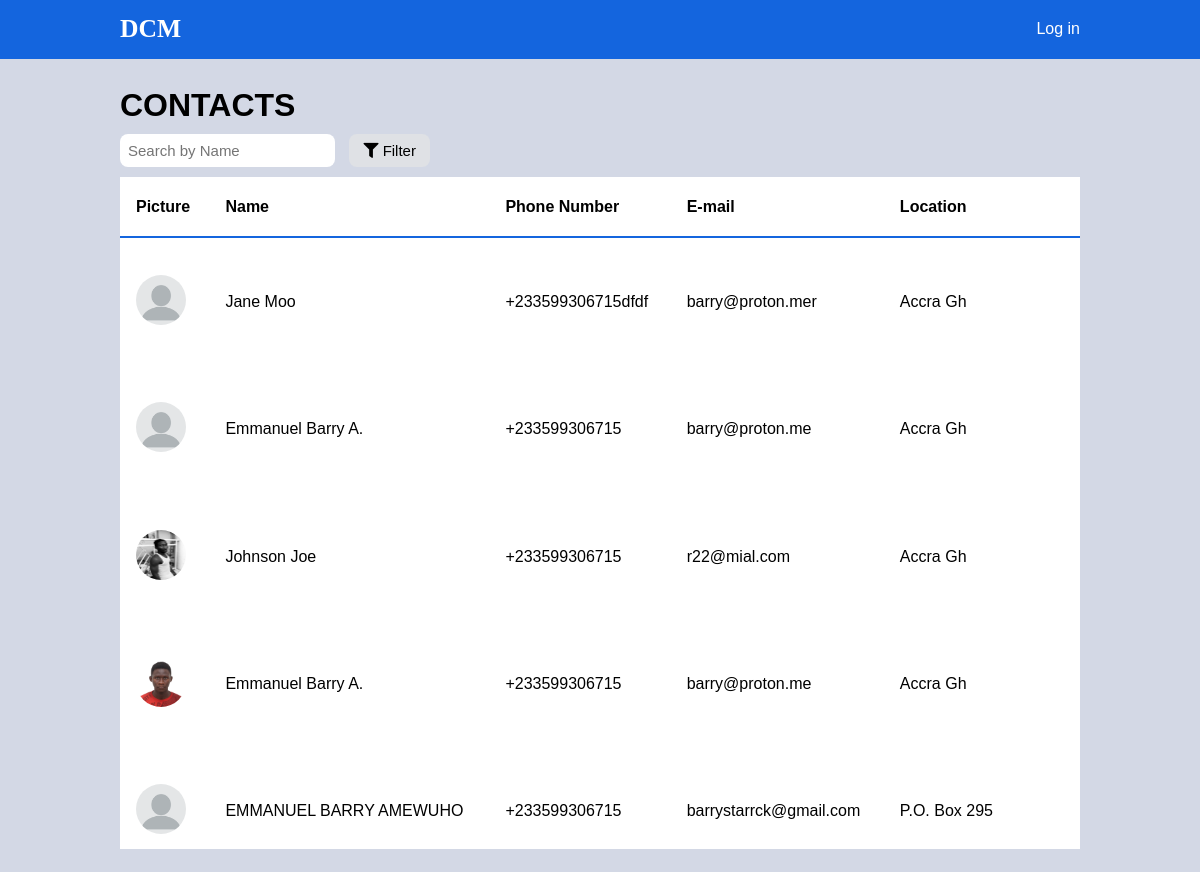
Before: / with the older database file.
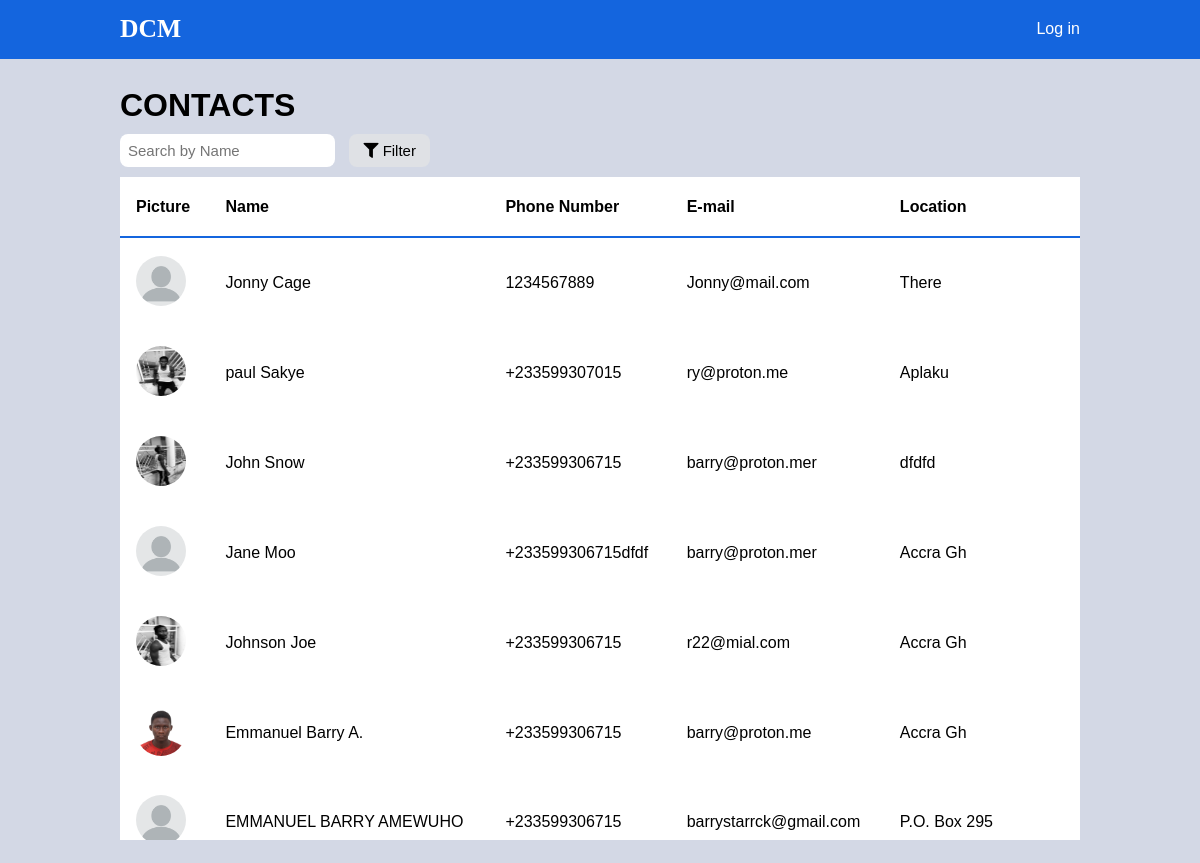
After: the same page with the newer database file.
### Contact/models.py (models this page shows, shortened)
class Contact(models.Model):
    picture = models.ImageField(upload_to='profile_img',default='blank.png')
    name = models.CharField(max_length=100)
    email = models.EmailField()
    phone_number = models.CharField(max_length=20)
    address = models.CharField(max_length=200)

### Contact/views.py (the view, shortened to what this page needs)
# urls.py: path("", views.index, name="index"),
def index(request):
    contacts = Contact.objects.all()
    if request.method == "POST":
        if "edit" in request.POST:
            pk = request.POST.get("edit")
            contact_obj = Contact.objects.get(pk=pk)
            editForm = ContactForm(instance=contact_obj, initial={"picture": "/"})
            return render(
                request,
                "index.html",
                {
                    "editForm": editForm,
                    "contacts": contacts,
                    "contact_id": pk,
                    "picture": contact_obj.picture.url,
                },
            )
        elif "edited" in request.POST:
            pk = request.POST.get("edited")
            contact_obj = Contact.objects.get(pk=pk)
            editedForm = ContactForm(request.POST, request.FILES, instance=contact_obj)
            if editedForm.is_valid:
                editedForm.save()
            return redirect("/")
        else:
            AddForm = ContactForm(request.POST, request.FILES)
            if AddForm.is_valid():
                AddForm.save()
            return redirect("/")
    else:
        addForm = ContactForm()
        return render(request, "index.html", {"addForm": addForm, "contacts": contacts})

### Contact/forms.py
class ContactForm(forms.ModelForm):
    class Meta:
        model = Contact
        fields = "__all__"
        widgets = {
            "picture":forms.ClearableFileInput(attrs={"class": "form_style file_input"}),
            "name": forms.TextInput(attrs={"class": "form_style"}),
            "email": forms.TextInput(attrs={"class": "form_style"}),
            "phone_number": forms.TextInput(attrs={"class": "form_style"}),
            "address": forms.TextInput(attrs={"class": "form_style"}),
        }
        labels = {
            "picture":"Picture",
            "name": "Name",
            "email": "Email",
            "phone_number": "Phone Number",
            "address": "Address",
        }
        labels_attrs = {
            "name": {"class": "label_style"},
            "email": {"class": "label_style"},
            "phone_number": {"class": "label_style"},
            "address": {"class": "label_style"},
        }

### templates/index.html (shortened to what this page needs)
{% load static %}
<!DOCTYPE html>
<html lang="en">
  <head>
    <link rel="stylesheet" href={% static 'style.css' %}>
    <link rel="stylesheet" href="https://cdnjs.cloudflare.com/ajax/libs/font-awesome/5.15.4/css/all.min.css">
  </head>
  <body>
    <header class="header">
      <a href="/" class="logo">DCM</a>
      {% if user.is_authenticated%}
      <div class='admin'>
      <div class="login">{{user.username}}</div>
      <img
                    class="image"
                    src="/media/blank.png"
                  />
      </div>
      {%else%}
      <a href="login" class="login">Log in</a>
      {%endif%}
    </header>
    <div class='container'>
      <div class="heading">
        <div class="caption ">
          <h1>CONTACTS</h1>
        </div>
      <div class="flex">
        <form action="" >
            <input type="text" placeholder="Search by Name" class="search_input" name="query">
          <button class="conf_Yes" type="submit">
            <i class="fas fa-filter"></i>  Filter</button>
        </form>
      </div>
      </div>
        <div class="table">
          <table>
            <thead >
              <tr class="table_head ">
                <th>Picture</th>
                <th>Name</th>
                <th>Phone Number</th>
                <th>E-mail</th>
                <th>Location</th>
                <th></th>
                <th></th>
              </tr>
            </thead>
            <tbody>
              {% for contact in contacts reversed%}
              <tr id="table_row">
                <td>
                  <img
                    class="image"
                    src="{{contact.picture.url}}"
                  />
                </td>
                <td>{{contact.name}}</td>
                <td>{{contact.phone_number}}</td>
                <td>{{contact.email}}</td>
                <td>{{contact.address}}</td>
                {% if user.is_authenticated%}
                <td>
                  <form action="" method="post">
                    {%csrf_token%}
                    <button
                      onclick="edit"
                      class="edit_btn"
                      name="edit"
                      value="{{contact.id}}"
                    >
                    <i class="fas fa-edit"></i>
                    </button>
                  </form>
                </td>
                <td>
                  <button class="del_btn" value="{{contact.id}}"><i class="fas fa-trash"></i></button>
                </td>
                {%else%}
                <td></td>
                <td></td>
                {% endif%}
              </tr>
              {%endfor%}
            </tbody>
          </table>
        </div>
      </div>
  </body>
</html>

### static/style.css (style rules this page uses)
* { margin: 0; padding: 0; box-sizing: border-box; font-family: sans-serif; }
body { min-height: 100vh; display: flex; justify-content: center; align-items: center; background-color: #d3d8e5; }
.header { background-color: rgb(20, 101, 222); position: fixed; top: 0; left: 0; width: 100%; padding: .90rem 10%; display: flex; justify-content: space-between; align-items: center; z-index:100; }
.logo { font-size: 1.6rem; font-family: fantasy; text-decoration: none; font-weight: 700; color: white; }
#table_row { height: 70px; }
table,th,td { padding: 1rem; border-collapse: collapse; }
table { width: 80vw; height: 80vh; background-color: #fff; backdrop-filter: blur(7px); box-shadow: 0 .4rem .8rem #fff5 ; border-radius: .8rem; }
.table { max-height: calc(100vh - 200px); overflow: auto; }
table { width: 100%; overflow-y: auto; }
thead { background-color: #fff; text-align: left; }
.table thead th { border-bottom: 2px solid rgb(20, 101, 222); }
.container { padding-top: 4rem; width: 80%; }
.table_head { height: 60px; font-weight:800; }
.table thead th { position: sticky; top: 0; background-color: #fff; }
.login { text-decoration: none; color: white; }
button { cursor: pointer; font-size: 15px; }
.conf_No, .conf_Yes { margin: auto; padding: 8px 14px; border: none; border-radius: 8px; background-color:rgb(223, 225, 229); font-size: 15px; }
img { width: 50px; height: 50px; border-radius: 50px; }
.search_input { padding: 8px; font-size: 15px; border: none; border-radius: 8px; margin-right: 10px; }
.flex { display: flex; width: 80vw; }
.caption { display: flex; justify-content: space-between; margin-bottom: 10px; }
.caption h1 { font-family: Geneva, Tahoma, sans-serif; }
.heading { margin-bottom: 10px; }
form { width: 100%; }

Changed rows visible on the page:
removed Contact: picture (placeholder picture), name "Emmanuel Barry A.", phone_number "+233599306715", email "barry@proton.me", address "Accra Gh"
added Contact: picture (placeholder picture), name "Jonny Cage", phone_number "1234567889", email "Jonny@mail.com", address "There"
added Contact: picture (picture), name "paul Sakye", phone_number "+233599307015", email "ry@proton.me", address "Aplaku"
added Contact: picture (picture), name "John Snow", phone_number "+233599306715", email "barry@proton.mer", address "dfdfd"
